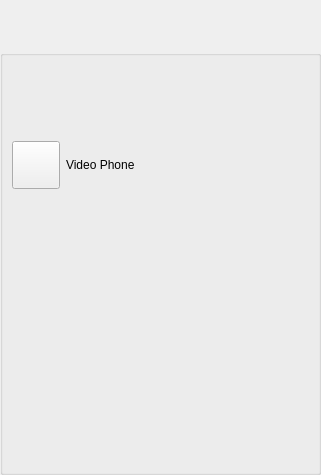
<?xml version="1.0" encoding="UTF-8"?>
<ui version="4.0">
 <class>ToFriendVideoPhoneDialog</class>
 <widget class="QWidget" name="ToFriendVideoPhoneDialog">
  <property name="geometry">
   <rect>
    <x>0</x>
    <y>0</y>
    <width>321</width>
    <height>475</height>
   </rect>
  </property>
  <property name="windowTitle">
   <string>Dialog</string>
  </property>
  <layout class="QVBoxLayout" name="verticalLayout">
   <property name="spacing">
    <number>0</number>
   </property>
   <property name="leftMargin">
    <number>0</number>
   </property>
   <property name="topMargin">
    <number>0</number>
   </property>
   <property name="rightMargin">
    <number>0</number>
   </property>
   <property name="bottomMargin">
    <number>0</number>
   </property>
   <item>
    <widget class="TitleBarWidget" name="m_TitleBarWidget" native="true">
     <property name="sizePolicy">
      <sizepolicy hsizetype="Preferred" vsizetype="Fixed">
       <horstretch>0</horstretch>
       <verstretch>0</verstretch>
      </sizepolicy>
     </property>
     <property name="minimumSize">
      <size>
       <width>0</width>
       <height>50</height>
      </size>
     </property>
     <property name="maximumSize">
      <size>
       <width>16777215</width>
       <height>50</height>
      </size>
     </property>
    </widget>
   </item>
   <item>
    <widget class="QGroupBox" name="StyledDlgItemsBox">
     <property name="minimumSize">
      <size>
       <width>0</width>
       <height>0</height>
      </size>
     </property>
     <property name="title">
      <string/>
     </property>
     <layout class="QVBoxLayout" name="verticalLayout_2">
      <item>
       <widget class="QLabel" name="m_StatusLabel">
        <property name="text">
         <string/>
        </property>
       </widget>
      </item>
      <item>
       <widget class="IdentWidget" name="m_FriendIdentWidget" native="true">
        <property name="sizePolicy">
         <sizepolicy hsizetype="Preferred" vsizetype="Fixed">
          <horstretch>0</horstretch>
          <verstretch>0</verstretch>
         </sizepolicy>
        </property>
        <property name="minimumSize">
         <size>
          <width>0</width>
          <height>50</height>
         </size>
        </property>
        <property name="maximumSize">
         <size>
          <width>16777215</width>
          <height>50</height>
         </size>
        </property>
       </widget>
      </item>
      <item>
       <layout class="QHBoxLayout" name="horizontalLayout">
        <item>
         <widget class="VxPushButton" name="m_PermissionButton">
          <property name="minimumSize">
           <size>
            <width>48</width>
            <height>48</height>
           </size>
          </property>
          <property name="maximumSize">
           <size>
            <width>48</width>
            <height>48</height>
           </size>
          </property>
          <property name="text">
           <string/>
          </property>
          <property name="iconSize">
           <size>
            <width>48</width>
            <height>48</height>
           </size>
          </property>
         </widget>
        </item>
        <item>
         <widget class="QLabel" name="m_PermissionLabel">
          <property name="text">
           <string>Video Phone </string>
          </property>
         </widget>
        </item>
       </layout>
      </item>
      <item>
       <widget class="VidWidget" name="m_CamVidWidget" native="true">
        <property name="sizePolicy">
         <sizepolicy hsizetype="Preferred" vsizetype="Expanding">
          <horstretch>0</horstretch>
          <verstretch>0</verstretch>
         </sizepolicy>
        </property>
       </widget>
      </item>
      <item>
       <widget class="InstMsgWidget" name="m_InstMsgWidget" native="true">
        <property name="sizePolicy">
         <sizepolicy hsizetype="Preferred" vsizetype="Expanding">
          <horstretch>0</horstretch>
          <verstretch>0</verstretch>
         </sizepolicy>
        </property>
       </widget>
      </item>
     </layout>
    </widget>
   </item>
   <item>
    <widget class="BottomBarWidget" name="m_BottomBarWidget" native="true">
     <property name="sizePolicy">
      <sizepolicy hsizetype="Expanding" vsizetype="Minimum">
       <horstretch>0</horstretch>
       <verstretch>0</verstretch>
      </sizepolicy>
     </property>
     <property name="minimumSize">
      <size>
       <width>30</width>
       <height>0</height>
      </size>
     </property>
     <property name="autoFillBackground">
      <bool>true</bool>
     </property>
    </widget>
   </item>
  </layout>
 </widget>
 <customwidgets>
  <customwidget>
   <class>TitleBarWidget</class>
   <extends>QWidget</extends>
   <header>TitleBarWidget.h</header>
   <container>1</container>
  </customwidget>
  <customwidget>
   <class>BottomBarWidget</class>
   <extends>QWidget</extends>
   <header location="global">BottomBarWidget.h</header>
   <container>1</container>
  </customwidget>
  <customwidget>
   <class>VxPushButton</class>
   <extends>QPushButton</extends>
   <header>VxPushButton.h</header>
  </customwidget>
  <customwidget>
   <class>IdentWidget</class>
   <extends>QWidget</extends>
   <header location="global">IdentWidget.h</header>
   <container>1</container>
  </customwidget>
  <customwidget>
   <class>VidWidget</class>
   <extends>QWidget</extends>
   <header location="global">VidWidget.h</header>
   <container>1</container>
  </customwidget>
  <customwidget>
   <class>InstMsgWidget</class>
   <extends>QWidget</extends>
   <header>InstMsgWidget.h</header>
   <container>1</container>
  </customwidget>
 </customwidgets>
 <resources/>
 <connections/>
</ui>
